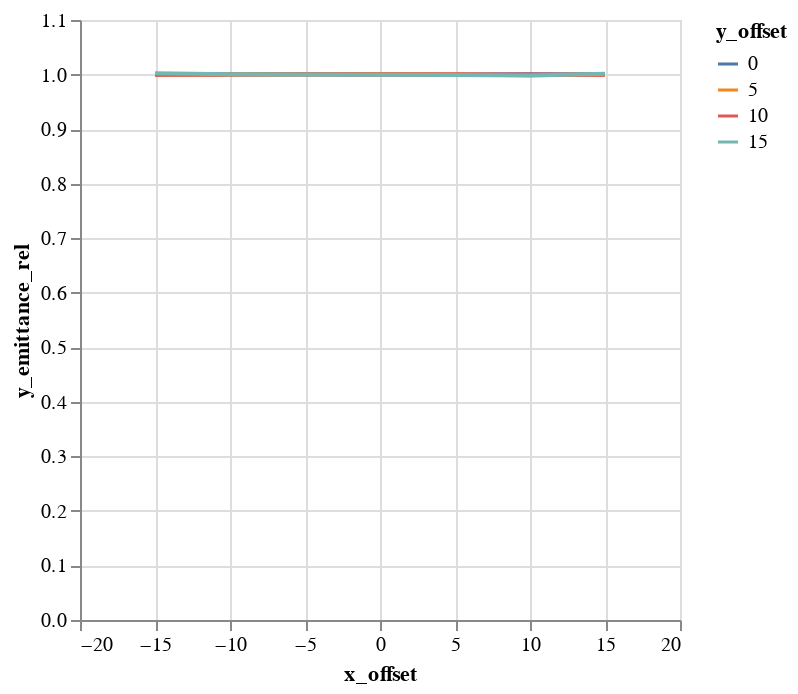

The notebook cell saved with this chart:
### Code cell
alt.Chart(emit_df).mark_line().encode(
    color='y_offset:N',
    x='x_offset',
    y='y_emittance_rel',
)

### Figure 1 — Vega-Lite specification as saved in the notebook (floating-point values rounded to 4 significant figures)
{"$schema": "https://vega.github.io/schema/vega-lite/v1.2.1.json", "data": {"values": [{"losses": 0, "relbeta": 0.002308, "sourceID": 16777222, "sourceName": "x_-15_y_0", "x_emittance": 1.7, "x_emittance_rel": 1.049, "x_norm_emittance": 0.003924, "x_offset": -15, "y_emittance": 1.572, "y_emittance_rel": 1.0, "y_norm_emittance": 0.00363, "y_offset": 0}, {"losses": 0, "relbeta": 0.002308, "sourceID": 16777229, "sourceName": "x_-15_y_5", "x_emittance": 1.665, "x_emittance_rel": 1.045, "x_norm_emittance": 0.003843, "x_offset": -15, "y_emittance": 1.593, "y_emittance_rel": 0.9997, "y_norm_emittance": 0.003678, "y_offset": 5}, {"losses": 0, "relbeta": 0.002308, "sourceID": 16777236, "sourceName": "x_-15_y_10", "x_emittance": 1.687, "x_emittance_rel": 1.043, "x_norm_emittance": 0.003895, "x_offset": -15, "y_emittance": 1.596, "y_emittance_rel": 0.9994, "y_norm_emittance": 0.003684, "y_offset": 10}, {"losses": 0, "relbeta": 0.002308, "sourceID": 16777243, "sourceName": "x_-15_y_15", "x_emittance": 1.763, "x_emittance_rel": 1.055, "x_norm_emittance": 0.004069, "x_offset": -15, "y_emittance": 1.666, "y_emittance_rel": 1.002, "y_norm_emittance": 0.003846, "y_offset": 15}, {"losses": 0, "relbeta": 0.002308, "sourceID": 16777220, "sourceName": "x_-10_y_0", "x_emittance": 1.596, "x_emittance_rel": 1.003, "x_norm_emittance": 0.003685, "x_offset": -10, "y_emittance": 1.553, "y_emittance_rel": 1.0, "y_norm_emittance": 0.003585, "y_offset": 0}, {"losses": 0, "relbeta": 0.002308, "sourceID": 16777227, "sourceName": "x_-10_y_5", "x_emittance": 1.609, "x_emittance_rel": 0.9975, "x_norm_emittance": 0.003714, "x_offset": -10, "y_emittance": 1.58, "y_emittance_rel": 1.0, "y_norm_emittance": 0.003648, "y_offset": 5}, {"losses": 0, "relbeta": 0.002308, "sourceID": 16777234, "sourceName": "x_-10_y_10", "x_emittance": 1.488, "x_emittance_rel": 1.001, "x_norm_emittance": 0.003435, "x_offset": -10, "y_emittance": 1.666, "y_emittance_rel": 1.0, "y_norm_emittance": 0.003845, "y_offset": 10}, {"losses": 0, "relbeta": 0.002308, "sourceID": 16777241, "sourceName": "x_-10_y_15", "x_emittance": 1.459, "x_emittance_rel": 1.006, "x_norm_emittance": 0.003369, "x_offset": -10, "y_emittance": 1.635, "y_emittance_rel": 1.0, "y_norm_emittance": 0.003774, "y_offset": 15}, {"losses": 0, "relbeta": 0.002308, "sourceID": 16777218, "sourceName": "x_-5_y_0", "x_emittance": 1.678, "x_emittance_rel": 1.001, "x_norm_emittance": 0.003873, "x_offset": -5, "y_emittance": 1.718, "y_emittance_rel": 1.0, "y_norm_emittance": 0.003965, "y_offset": 0}, {"losses": 0, "relbeta": 0.002308, "sourceID": 16777225, "sourceName": "x_-5_y_5", "x_emittance": 1.522, "x_emittance_rel": 0.9991, "x_norm_emittance": 0.003514, "x_offset": -5, "y_emittance": 1.626, "y_emittance_rel": 1.0, "y_norm_emittance": 0.003754, "y_offset": 5}, {"losses": 0, "relbeta": 0.002308, "sourceID": 16777232, "sourceName": "x_-5_y_10", "x_emittance": 1.513, "x_emittance_rel": 1.001, "x_norm_emittance": 0.003492, "x_offset": -5, "y_emittance": 1.546, "y_emittance_rel": 1.0, "y_norm_emittance": 0.003569, "y_offset": 10}, {"losses": 0, "relbeta": 0.002308, "sourceID": 16777239, "sourceName": "x_-5_y_15", "x_emittance": 1.694, "x_emittance_rel": 1.001, "x_norm_emittance": 0.003911, "x_offset": -5, "y_emittance": 1.505, "y_emittance_rel": 1.0, "y_norm_emittance": 0.003474, "y_offset": 15}, {"losses": 0, "relbeta": 0.002308, "sourceID": 16777216, "sourceName": "x_0_y_0", "x_emittance": 1.542, "x_emittance_rel": 1.001, "x_norm_emittance": 0.00356, "x_offset": 0, "y_emittance": 1.537, "y_emittance_rel": 1.0, "y_norm_emittance": 0.003547, "y_offset": 0}, {"losses": 0, "relbeta": 0.002308, "sourceID": 16777223, "sourceName": "x_0_y_5", "x_emittance": 1.54, "x_emittance_rel": 0.9997, "x_norm_emittance": 0.003555, "x_offset": 0, "y_emittance": 1.536, "y_emittance_rel": 1.0, "y_norm_emittance": 0.003545, "y_offset": 5}, {"losses": 0, "relbeta": 0.002308, "sourceID": 16777230, "sourceName": "x_0_y_10", "x_emittance": 1.413, "x_emittance_rel": 1.007, "x_norm_emittance": 0.003262, "x_offset": 0, "y_emittance": 1.475, "y_emittance_rel": 1.0, "y_norm_emittance": 0.003406, "y_offset": 10}, {"losses": 0, "relbeta": 0.002308, "sourceID": 16777237, "sourceName": "x_0_y_15", "x_emittance": 1.769, "x_emittance_rel": 1.001, "x_norm_emittance": 0.004084, "x_offset": 0, "y_emittance": 1.612, "y_emittance_rel": 0.9995, "y_norm_emittance": 0.00372, "y_offset": 15}, {"losses": 0, "relbeta": 0.002308, "sourceID": 16777217, "sourceName": "x_5_y_0", "x_emittance": 1.557, "x_emittance_rel": 1.005, "x_norm_emittance": 0.003594, "x_offset": 5, "y_emittance": 1.675, "y_emittance_rel": 1.0, "y_norm_emittance": 0.003866, "y_offset": 0}, {"losses": 0, "relbeta": 0.002308, "sourceID": 16777224, "sourceName": "x_5_y_5", "x_emittance": 1.61, "x_emittance_rel": 1.005, "x_norm_emittance": 0.003717, "x_offset": 5, "y_emittance": 1.474, "y_emittance_rel": 1.0, "y_norm_emittance": 0.003402, "y_offset": 5}, {"losses": 0, "relbeta": 0.002308, "sourceID": 16777231, "sourceName": "x_5_y_10", "x_emittance": 1.495, "x_emittance_rel": 1.022, "x_norm_emittance": 0.003451, "x_offset": 5, "y_emittance": 1.594, "y_emittance_rel": 1.0, "y_norm_emittance": 0.00368, "y_offset": 10}, {"losses": 0, "relbeta": 0.002308, "sourceID": 16777238, "sourceName": "x_5_y_15", "x_emittance": 1.619, "x_emittance_rel": 1.013, "x_norm_emittance": 0.003738, "x_offset": 5, "y_emittance": 1.573, "y_emittance_rel": 0.9993, "y_norm_emittance": 0.003631, "y_offset": 15}, {"losses": 0, "relbeta": 0.002308, "sourceID": 16777219, "sourceName": "x_10_y_0", "x_emittance": 1.569, "x_emittance_rel": 1.033, "x_norm_emittance": 0.003621, "x_offset": 10, "y_emittance": 1.6, "y_emittance_rel": 1.0, "y_norm_emittance": 0.003693, "y_offset": 0}, {"losses": 0, "relbeta": 0.002308, "sourceID": 16777226, "sourceName": "x_10_y_5", "x_emittance": 1.474, "x_emittance_rel": 1.018, "x_norm_emittance": 0.003402, "x_offset": 10, "y_emittance": 1.504, "y_emittance_rel": 0.9985, "y_norm_emittance": 0.003473, "y_offset": 5}, {"losses": 0, "relbeta": 0.002308, "sourceID": 16777233, "sourceName": "x_10_y_10", "x_emittance": 1.799, "x_emittance_rel": 1.032, "x_norm_emittance": 0.004153, "x_offset": 10, "y_emittance": 1.613, "y_emittance_rel": 1.0, "y_norm_emittance": 0.003724, "y_offset": 10}, {"losses": 0, "relbeta": 0.002308, "sourceID": 16777240, "sourceName": "x_10_y_15", "x_emittance": 1.613, "x_emittance_rel": 1.025, "x_norm_emittance": 0.003723, "x_offset": 10, "y_emittance": 1.509, "y_emittance_rel": 0.9983, "y_norm_emittance": 0.003483, "y_offset": 15}, {"losses": 0, "relbeta": 0.002308, "sourceID": 16777221, "sourceName": "x_15_y_0", "x_emittance": 1.821, "x_emittance_rel": 1.215, "x_norm_emittance": 0.004204, "x_offset": 15, "y_emittance": 1.579, "y_emittance_rel": 1.0, "y_norm_emittance": 0.003645, "y_offset": 0}, {"losses": 1, "relbeta": 0.002308, "sourceID": 16777228, "sourceName": "x_15_y_5", "x_emittance": 1.792, "x_emittance_rel": 1.14, "x_norm_emittance": 0.004138, "x_offset": 15, "y_emittance": 1.486, "y_emittance_rel": 1.0, "y_norm_emittance": 0.00343, "y_offset": 5}, {"losses": 0, "relbeta": 0.002308, "sourceID": 16777235, "sourceName": "x_15_y_10", "x_emittance": 1.781, "x_emittance_rel": 1.098, "x_norm_emittance": 0.004112, "x_offset": 15, "y_emittance": 1.615, "y_emittance_rel": 0.9998, "y_norm_emittance": 0.003729, "y_offset": 10}, {"losses": 0, "relbeta": 0.002308, "sourceID": 16777242, "sourceName": "x_15_y_15", "x_emittance": 1.641, "x_emittance_rel": 1.083, "x_norm_emittance": 0.003789, "x_offset": 15, "y_emittance": 1.59, "y_emittance_rel": 1.001, "y_norm_emittance": 0.00367, "y_offset": 15}]}, "encoding": {"color": {"field": "y_offset", "type": "nominal"}, "x": {"field": "x_offset", "type": "quantitative"}, "y": {"field": "y_emittance_rel", "type": "quantitative"}}, "mark": "line"}
